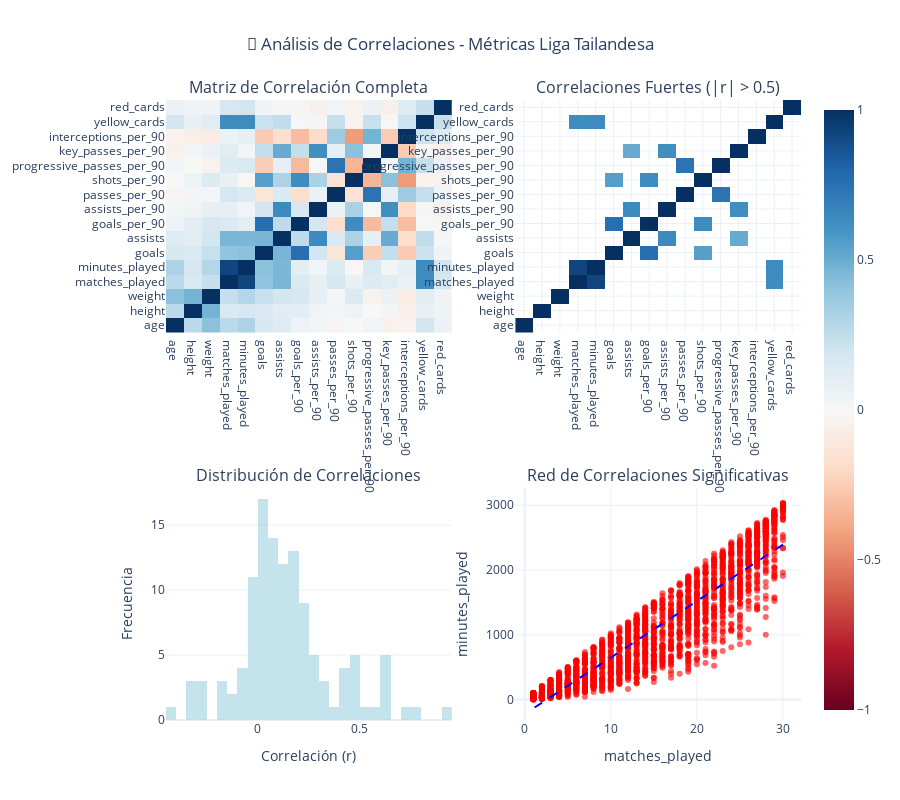

Notebook source saved alongside this figure:
### Markdown cell above
## 6. Análisis de Correlaciones y Relaciones entre Variables

### 6.1 Matriz de Correlación de Métricas Clave

### Code cell
def create_correlation_analysis(df):
    """
    Crea análisis de correlaciones entre métricas clave.
    
    Args:
        df (pd.DataFrame): Dataset de la Liga Tailandesa
    """
    
    # Seleccionar métricas numéricas relevantes
    key_metrics = [
        'age', 'height', 'weight', 'matches_played', 'minutes_played',
        'goals', 'assists', 'goals_per_90', 'assists_per_90',
        'passes_per_90', 'pass_accuracy_pct', 'duels_won_pct',
        'shots_per_90', 'shots_on_target_pct', 'goal_conversion_pct',
        'defensive_duels_won_pct', 'aerial_duels_won_pct',
        'progressive_passes_per_90', 'key_passes_per_90',
        'interceptions_per_90', 'yellow_cards', 'red_cards'
    ]
    
    # Filtrar solo columnas que existen en el dataset
    available_metrics = [col for col in key_metrics if col in df.columns]
    
    print(f"🔍 Analizando correlaciones entre {len(available_metrics)} métricas:")
    print(f"   {available_metrics}")
    
    # Salida segura si no hay métricas disponibles
    if len(available_metrics) == 0:
        print("No hay métricas numéricas disponibles para correlación.")
        return None
    
    # Crear dataset numérico
    df_numeric = df[available_metrics].copy()
    
    # Calcular matriz de correlación
    correlation_matrix = df_numeric.corr(method='pearson')
    
    # Crear visualización de correlaciones
    fig = make_subplots(
        rows=2, cols=2,
        subplot_titles=[
            "Matriz de Correlación Completa",
            "Correlaciones Fuertes (|r| > 0.5)",
            "Distribución de Correlaciones",
            "Red de Correlaciones Significativas"
        ],
        specs=[[{"type": "heatmap"}, {"type": "heatmap"}],
               [{"type": "histogram"}, {"type": "scatter"}]]
    )
    
    # 1. Heatmap completo
    fig.add_trace(
        go.Heatmap(
            z=correlation_matrix.values,
            x=correlation_matrix.columns,
            y=correlation_matrix.columns,
            colorscale='RdBu',
            zmid=0,
            showscale=True,
            hovertemplate='%{x} vs %{y}<br>Correlación: %{z:.3f}<extra></extra>'
        ),
        row=1, col=1
    )
    
    # 2. Solo correlaciones fuertes
    strong_corr = correlation_matrix.copy()
    strong_corr = strong_corr.mask(abs(strong_corr) < 0.5)
    
    fig.add_trace(
        go.Heatmap(
            z=strong_corr.values,
            x=strong_corr.columns,
            y=strong_corr.columns,
            colorscale='RdBu',
            zmid=0,
            showscale=False,
            hovertemplate='%{x} vs %{y}<br>Correlación: %{z:.3f}<extra></extra>'
        ),
        row=1, col=2
    )
    
    # 3. Histograma de correlaciones
    # Obtener valores del triángulo superior (sin diagonal)
    mask = np.triu(np.ones_like(correlation_matrix, dtype=bool), k=1)
    correlation_values = correlation_matrix.values[mask]
    
    fig.add_trace(
        go.Histogram(
            x=correlation_values,
            nbinsx=30,
            marker_color='lightblue',
            opacity=0.7,
            showlegend=False
        ),
        row=2, col=1
    )
    
    # 4. Scatter plot de ejemplos de correlación
    # Encontrar la correlación más fuerte (excluyendo diagonal)
    strong_pairs = []
    for i in range(len(correlation_matrix.columns)):
        for j in range(i+1, len(correlation_matrix.columns)):
            corr_val = correlation_matrix.iloc[i, j]
            if not np.isnan(corr_val) and abs(corr_val) > 0.3:
                strong_pairs.append((correlation_matrix.columns[i], correlation_matrix.columns[j], corr_val))
    
    # Solo proceder si hay correlaciones fuertes
    if len(strong_pairs) > 0:
        # Tomar la correlación más fuerte
        strongest = max(strong_pairs, key=lambda x: abs(x[2]))
        x_var, y_var, corr_val = strongest
        
        # Filtrar datos válidos
        valid_data = df[[x_var, y_var]].dropna()
        
        if len(valid_data) > 10:
            fig.add_trace(
                go.Scatter(
                    x=valid_data[x_var],
                    y=valid_data[y_var],
                    mode='markers',
                    marker=dict(opacity=0.6, color='red'),
                    name=f'r = {corr_val:.3f}',
                    showlegend=False,
                    hovertemplate=f'{x_var}: %{{x}}<br>{y_var}: %{{y}}<extra></extra>'
                ),
                row=2, col=2
            )
            
            # Añadir línea de tendencia
            z = np.polyfit(valid_data[x_var], valid_data[y_var], 1)
            p = np.poly1d(z)
            
            fig.add_trace(
                go.Scatter(
                    x=valid_data[x_var],
                    y=p(valid_data[x_var]),
                    mode='lines',
                    line=dict(color='blue', dash='dash'),
                    showlegend=False
                ),
                row=2, col=2
            )
            
            # Actualizar etiquetas del scatter plot
            fig.update_xaxes(title_text=x_var, row=2, col=2)
            fig.update_yaxes(title_text=y_var, row=2, col=2)
    
    # Actualizar layout
    fig.update_layout(
        height=800,
        title_text="🔗 Análisis de Correlaciones - Métricas Liga Tailandesa",
        title_x=0.5
    )
    
    # Actualizar etiquetas
    fig.update_xaxes(title_text="Correlación (r)", row=2, col=1)
    fig.update_yaxes(title_text="Frecuencia", row=2, col=1)
    
    fig.show()
    
    # Análisis de correlaciones más significativas
    print("\n🔍 CORRELACIONES MÁS SIGNIFICATIVAS:")
    print("=" * 60)
    
    # Encontrar correlaciones fuertes
    strong_correlations = []
    for i in range(len(correlation_matrix.columns)):
        for j in range(i+1, len(correlation_matrix.columns)):
            corr_val = correlation_matrix.iloc[i, j]
            if not np.isnan(corr_val) and abs(corr_val) > 0.5:
                strong_correlations.append({
                    'Variable 1': correlation_matrix.columns[i],
                    'Variable 2': correlation_matrix.columns[j],
                    'Correlación': corr_val,
                    'Fuerza': 'Muy Fuerte' if abs(corr_val) > 0.8 else 'Fuerte'
                })
    
    if strong_correlations:
        df_strong_corr = pd.DataFrame(strong_correlations)
        df_strong_corr = df_strong_corr.sort_values('Correlación', key=abs, ascending=False)
        print(df_strong_corr.round(3).to_string(index=False))
    else:
        print("No se encontraron correlaciones fuertes (|r| > 0.5)")
    
    # Estadísticas descriptivas de correlaciones
    print("\n📊 ESTADÍSTICAS DE CORRELACIONES:")
    if correlation_values.size == 0:
        print("   No hay pares suficientes para correlación (p.ej., solo 1 métrica).")
    else:
        finite_vals = correlation_values[~np.isnan(correlation_values)]
        if finite_vals.size == 0:
            print("   No hay correlaciones válidas (todas NaN).")
        else:
            print(f"   Media: {np.mean(finite_vals):.3f}")
            print(f"   Desviación estándar: {np.std(finite_vals):.3f}")
            print(f"   Correlación máxima: {np.max(finite_vals):.3f}")
            print(f"   Correlación mínima: {np.min(finite_vals):.3f}")
            print(f"   Correlaciones > 0.5: {np.sum(np.abs(finite_vals) > 0.5)}")
            print(f"   Correlaciones > 0.3: {np.sum(np.abs(finite_vals) > 0.3)}")
    
    return correlation_matrix

# Ejecutar análisis de correlaciones
if df_thai is not None:
    print("🔄 Generando análisis de correlaciones...")
    corr_matrix = create_correlation_analysis(df_thai)

### Figure 1 — Plotly figure (JSON) as saved in the notebook; plotly's stock layout.template omitted (floating-point values rounded to 4 significant figures; data arrays with more than 128 entries replaced by an {"elided": "..."} marker saying what was removed)
{"data": [{"colorscale": [[0, "rgb(103,0,31)"], [0.1, "rgb(178,24,43)"], [0.2, "rgb(214,96,77)"], [0.3, "rgb(244,165,130)"], [0.4, "rgb(253,219,199)"], [0.5, "rgb(247,247,247)"], [0.6, "rgb(209,229,240)"], [0.7, "rgb(146,197,222)"], [0.8, "rgb(67,147,195)"], [0.9, "rgb(33,102,172)"], [1, "rgb(5,48,97)"]], "hovertemplate": "%{x} vs %{y}<br>Correlación: %{z:.3f}<extra></extra>", "showscale": true, "type": "heatmap", "x": ["age", "height", "weight", "matches_played", "minutes_played", "goals", "assists", "goals_per_90", "assists_per_90", "passes_per_90", "shots_per_90", "progressive_passes_per_90", "key_passes_per_90", "interceptions_per_90", "yellow_cards", "red_cards"], "xaxis": "x", "y": ["age", "height", "weight", "matches_played", "minutes_played", "goals", "assists", "goals_per_90", "assists_per_90", "passes_per_90", "shots_per_90", "progressive_passes_per_90", "key_passes_per_90", "interceptions_per_90", "yellow_cards", "red_cards"], "yaxis": "y", "z": {"elided": "16x16 float values"}, "zmid": 0}, {"colorscale": [[0, "rgb(103,0,31)"], [0.1, "rgb(178,24,43)"], [0.2, "rgb(214,96,77)"], [0.3, "rgb(244,165,130)"], [0.4, "rgb(253,219,199)"], [0.5, "rgb(247,247,247)"], [0.6, "rgb(209,229,240)"], [0.7, "rgb(146,197,222)"], [0.8, "rgb(67,147,195)"], [0.9, "rgb(33,102,172)"], [1, "rgb(5,48,97)"]], "hovertemplate": "%{x} vs %{y}<br>Correlación: %{z:.3f}<extra></extra>", "showscale": false, "type": "heatmap", "x": ["age", "height", "weight", "matches_played", "minutes_played", "goals", "assists", "goals_per_90", "assists_per_90", "passes_per_90", "shots_per_90", "progressive_passes_per_90", "key_passes_per_90", "interceptions_per_90", "yellow_cards", "red_cards"], "xaxis": "x2", "y": ["age", "height", "weight", "matches_played", "minutes_played", "goals", "assists", "goals_per_90", "assists_per_90", "passes_per_90", "shots_per_90", "progressive_passes_per_90", "key_passes_per_90", "interceptions_per_90", "yellow_cards", "red_cards"], "yaxis": "y2", "z": {"elided": "16x16 float values"}, "zmid": 0}, {"marker": {"color": "lightblue"}, "nbinsx": 30, "opacity": 0.7, "showlegend": false, "type": "histogram", "x": [0.272, 0.4164, 0.2735, 0.3142, 0.1653, 0.1322, 0.05777, 0.02523, -0.0182, 0.004839, 0.03678, -0.05044, -0.03966, 0.1823, 0.06201, 0.4734, 0.1602, 0.176, 0.1477, 0.1151, 0.1062, 0.04338, 0.02872, 0.05283, -0.002888, 0.0272, -0.05723, 0.08126, 0.04943, 0.236, 0.2939, 0.234, 0.186, 0.1669, 0.08582, 0.02251, 0.14, -0.03343, 0.06408, -0.07637, 0.115, 0.03904, 0.9211, 0.4031, 0.4592, 0.1504, 0.0907, 0.1767, 0.07932, 0.1404, 0.1141, 0.06097, 0.6275, 0.175, 0.4131, 0.4546, 0.1027, 0.03816, 0.142, -0.01026, 0.159, 0.0267, 0.09396, 0.6355, 0.1908, 0.4625, 0.7588, 0.1849, -0.127, 0.5512, -0.2511, 0.2444, -0.2608, 0.2159, 0.04004, 0.2641, 0.6419, 0.1473, 0.3157, 0.09415, 0.5065, -0.1787, 0.2513, 0.02282, 0.1735, -0.1772, 0.6245, -0.3215, 0.2438, -0.3123, 0.01195, -0.02081, 0.06082, 0.3228, 0.01011, 0.6196, -0.1901, -0.01456, -0.04894, -0.1468, 0.7416, 0.08678, 0.3609, 0.2388, 0.03652, -0.3354, 0.4155, -0.4287, -0.04354, -0.03618, 0.02273, 0.4722, 0.231, 0.0621, -0.2553, -0.00844, -0.05463, 0.2119, 0.135, 0.2387], "xaxis": "x3", "yaxis": "y3"}, {"hovertemplate": "matches_played: %{x}<br>minutes_played: %{y}<extra></extra>", "marker": {"color": "red", "opacity": 0.6}, "mode": "markers", "name": "r = 0.921", "showlegend": false, "type": "scatter", "x": {"elided": "2359 int values"}, "xaxis": "x4", "y": {"elided": "2359 int values"}, "yaxis": "y4"}, {"line": {"color": "blue", "dash": "dash"}, "mode": "lines", "showlegend": false, "type": "scatter", "x": {"elided": "2359 int values"}, "xaxis": "x4", "y": {"elided": "2359 float values"}, "yaxis": "y4"}], "layout": {"annotations": [{"font": {"size": 16}, "showarrow": false, "text": "Matriz de Correlación Completa", "x": 0.225, "xanchor": "center", "xref": "paper", "y": 1, "yanchor": "bottom", "yref": "paper"}, {"font": {"size": 16}, "showarrow": false, "text": "Correlaciones Fuertes (|r| > 0.5)", "x": 0.775, "xanchor": "center", "xref": "paper", "y": 1, "yanchor": "bottom", "yref": "paper"}, {"font": {"size": 16}, "showarrow": false, "text": "Distribución de Correlaciones", "x": 0.225, "xanchor": "center", "xref": "paper", "y": 0.375, "yanchor": "bottom", "yref": "paper"}, {"font": {"size": 16}, "showarrow": false, "text": "Red de Correlaciones Significativas", "x": 0.775, "xanchor": "center", "xref": "paper", "y": 0.375, "yanchor": "bottom", "yref": "paper"}], "height": 800, "title": {"text": "🔗 Análisis de Correlaciones - Métricas Liga Tailandesa", "x": 0.5}, "xaxis": {"anchor": "y", "domain": [0, 0.45]}, "xaxis2": {"anchor": "y2", "domain": [0.55, 1]}, "xaxis3": {"anchor": "y3", "domain": [0, 0.45], "title": {"text": "Correlación (r)"}}, "xaxis4": {"anchor": "y4", "domain": [0.55, 1], "title": {"text": "matches_played"}}, "yaxis": {"anchor": "x", "domain": [0.625, 1]}, "yaxis2": {"anchor": "x2", "domain": [0.625, 1]}, "yaxis3": {"anchor": "x3", "domain": [0, 0.375], "title": {"text": "Frecuencia"}}, "yaxis4": {"anchor": "x4", "domain": [0, 0.375], "title": {"text": "minutes_played"}}}}
